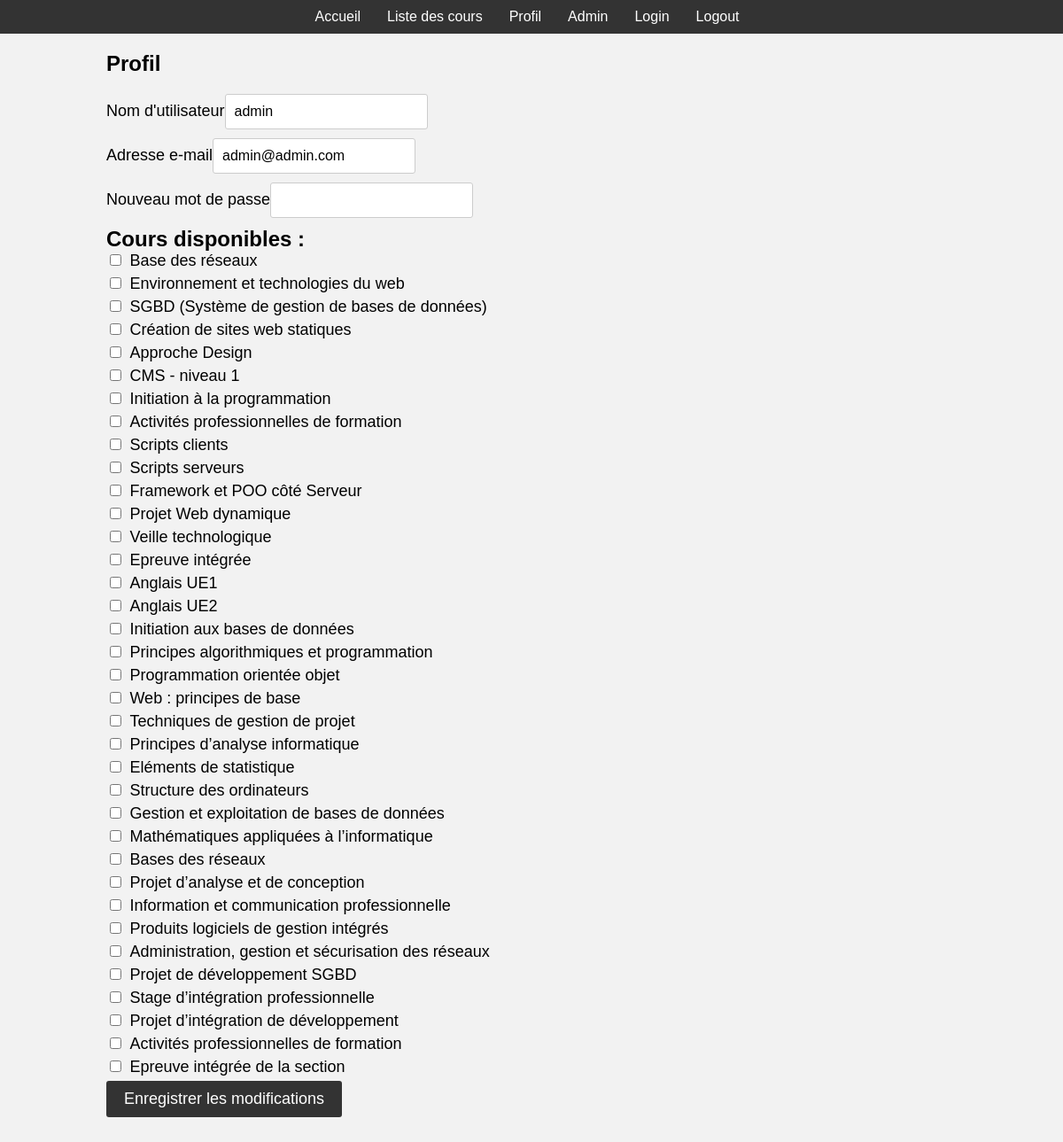
The page /profil.php (signed in) on the database its author committed.
### tables this page shows
CREATE TABLE IF NOT EXISTS `user` (
  `id` int(10) UNSIGNED NOT NULL AUTO_INCREMENT,
  `username` varchar(255) NOT NULL,
  `password` varchar(255) NOT NULL,
  `email` varchar(255) NOT NULL,
  `created` datetime NOT NULL,
  `lastlogin` datetime NOT NULL,
  `admin` tinyint(1) DEFAULT NULL,
  `image` varchar(255) DEFAULT NULL,
  PRIMARY KEY (`id`),
  UNIQUE KEY `email` (`email`),
  UNIQUE KEY `username` (`username`)
);

CREATE TABLE IF NOT EXISTS `course` (
  `id` bigint(20) UNSIGNED NOT NULL AUTO_INCREMENT,
  `name` varchar(255) NOT NULL,
  `code` varchar(4) NOT NULL,
  PRIMARY KEY (`id`),
  UNIQUE KEY `code` (`code`)
);

### profil.php (the view, shortened to what this page needs)
<?php
    require_once "config.php";
    $user_id = $_SESSION["id"];
    $sql_user = "SELECT * FROM user WHERE id = $user_id";
    $result_user = $conn->query($sql_user);
    $user_data = $result_user->fetch_assoc();
    $sql_courses = "SELECT * FROM course";
    $result_courses = $conn->query($sql_courses);
    $user_selected_courses = [];
?>
<!DOCTYPE html>
<html>
<head>
    <link rel="stylesheet" type="text/css" href="style.css">
</head>
<body>
    <?php
        echo '<nav>';
        echo '<ul>';
        echo '<li><a href="index.php">Accueil</a></li>';
        echo '<li><a href="course.php">Liste des cours</a></li>';
        echo '<li><a href="profil.php">Profil</a></li>';
        echo '<li><a href="admin.php">Admin</a></li>';
        echo '<li><a href="login.php">Login</a></li>';
        echo '<li><a href="logout.php">Logout</a></li>';
        echo '</ul>';
        echo '</nav>';
        echo '<div class="container">';
        echo '<h1>Profil</h1>';
        echo '<form method="post">';
        echo '<label for="username">Nom d\'utilisateur</label>';
        echo '<input type="text" id="username" name="username" value="' . $user_data["username"] . '" required><br>';
        echo '<label for="email">Adresse e-mail</label>';
        echo '<input type="email" id="email" name="email" value="' . $user_data["email"] . '" required><br>';
        echo '<label for="password">Nouveau mot de passe</label>';
        echo '<input type="password" id="password" name="password"><br>';
        echo '<h2>Cours disponibles :</h2>';
        while ($course = $result_courses->fetch_assoc()) {
            echo '<div>';
            echo '<input type="checkbox" name="courses[]" value="' . $course["id"] . '"';
            if (in_array($course["id"], $user_selected_courses)) {
                echo ' checked';
            }
            echo '> ';
            echo '<label>' . $course["name"] . '</label>' ;
            echo '</div>';
        }
        echo '<input type="submit" value="Enregistrer les modifications">';
        echo '</form>';
        echo '</div>';
    ?>
</body>
</html>

### style.css (style rules this page uses)
body, h1, h2, h3, h4, h5, h6, p, ul, li { margin: 0; padding: 0; }
body { font-family: Arial, sans-serif; background-color: #f2f2f2; }
.container { max-width: 960px; margin: 0 auto; padding: 20px; }
nav { background-color: #333; color: #fff; padding: 10px; }
nav ul { list-style-type: none; display: flex; justify-content: center; }
nav ul li { margin-right: 10px; }
nav ul li a { color: #fff; text-decoration: none; padding: 5px 10px; }
h1 { font-size: 24px; margin-bottom: 20px; }
form label { font-size: 18px; margin-bottom: 10px; }
form input { padding: 10px; margin-bottom: 10px; border: 1px solid #ccc; border-radius: 3px; font-size: 16px; }
form input[type="checkbox"] { margin-right: 5px; }
form input[type="submit"] { background-color: #333; color: #fff; border: none; cursor: pointer; font-size: 18px; padding: 10px 20px; border-radius: 3px; }

### rows shown on the page
user: username "admin", email "admin@admin.com"
course: name "Base des réseaux"
course: name "Environnement et technologies du web"
course: name "SGBD (Système de gestion de bases de données)"
course: name "Création de sites web statiques"
course: name "Approche Design"
course: name "CMS - niveau 1"
course: name "Initiation à la programmation"
course: name "Activités professionnelles de formation"
course: name "Scripts clients"
course: name "Scripts serveurs"
course: name "Framework et POO côté Serveur"
course: name "Projet Web dynamique"
course: name "Veille technologique"
course: name "Epreuve intégrée"
course: name "Anglais UE1"
course: name "Anglais UE2"
course: name "Initiation aux bases de données"
course: name "Principes algorithmiques et programmation"
course: name "Programmation orientée objet"
course: name "Web : principes de base"
course: name "Techniques de gestion de projet"
course: name "Principes d’analyse informatique"
course: name "Eléments de statistique"
course: name "Structure des ordinateurs"
course: name "Gestion et exploitation de bases de données"
course: name "Mathématiques appliquées à l’informatique"
course: name "Bases des réseaux"
course: name "Projet d’analyse et de conception"
course: name "Information et communication professionnelle"
course: name "Produits logiciels de gestion intégrés"
course: name "Administration, gestion et sécurisation des réseaux"
course: name "Projet de développement SGBD"
course: name "Stage d’intégration professionnelle"
course: name "Projet d’intégration de développement"
course: name "Activités professionnelles de formation"
course: name "Epreuve intégrée de la section"
